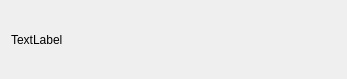
<?xml version="1.0" encoding="UTF-8"?>
<ui version="4.0">
 <class>Dialog_error</class>
 <widget class="QDialog" name="Dialog_error">
  <property name="geometry">
   <rect>
    <x>0</x>
    <y>0</y>
    <width>347</width>
    <height>79</height>
   </rect>
  </property>
  <property name="windowTitle">
   <string>Dialog</string>
  </property>
  <layout class="QVBoxLayout" name="verticalLayout">
   <item>
    <widget class="QLabel" name="label">
     <property name="text">
      <string>TextLabel</string>
     </property>
    </widget>
   </item>
  </layout>
 </widget>
 <resources/>
 <connections/>
</ui>
